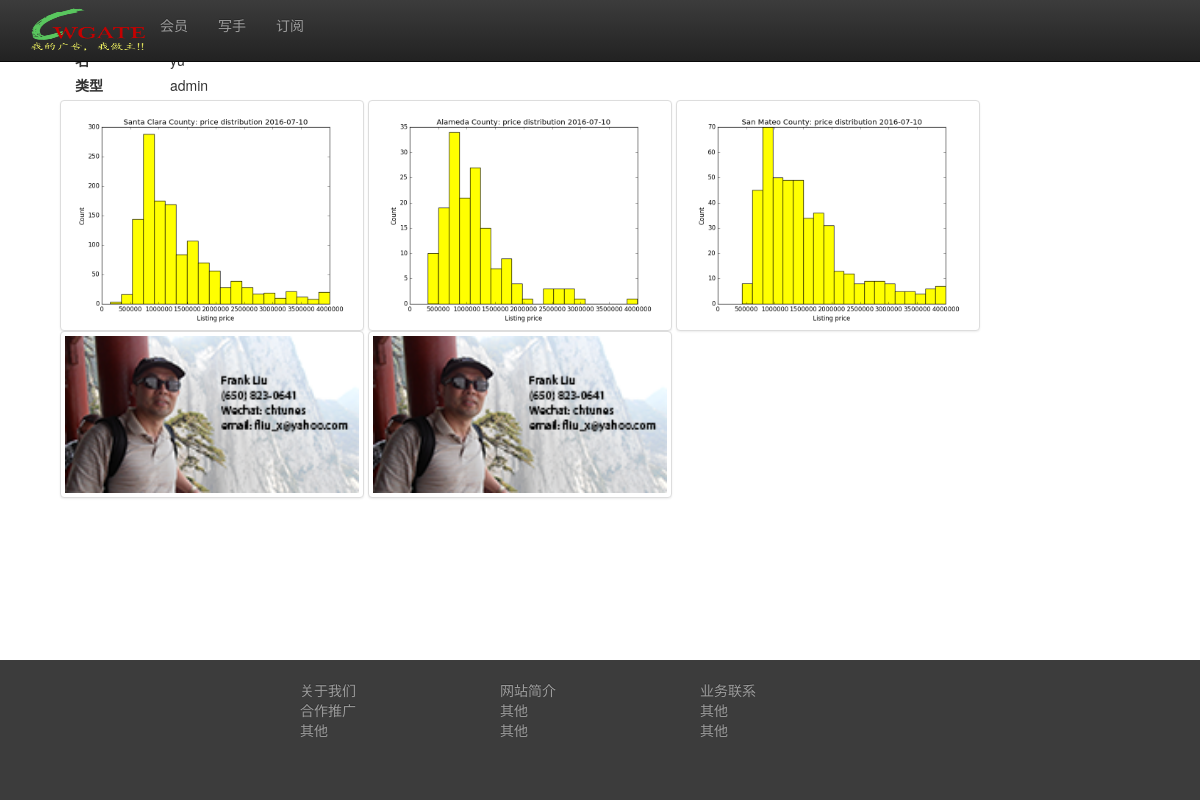
Before: /account/show/ (signed in) with the older database file.
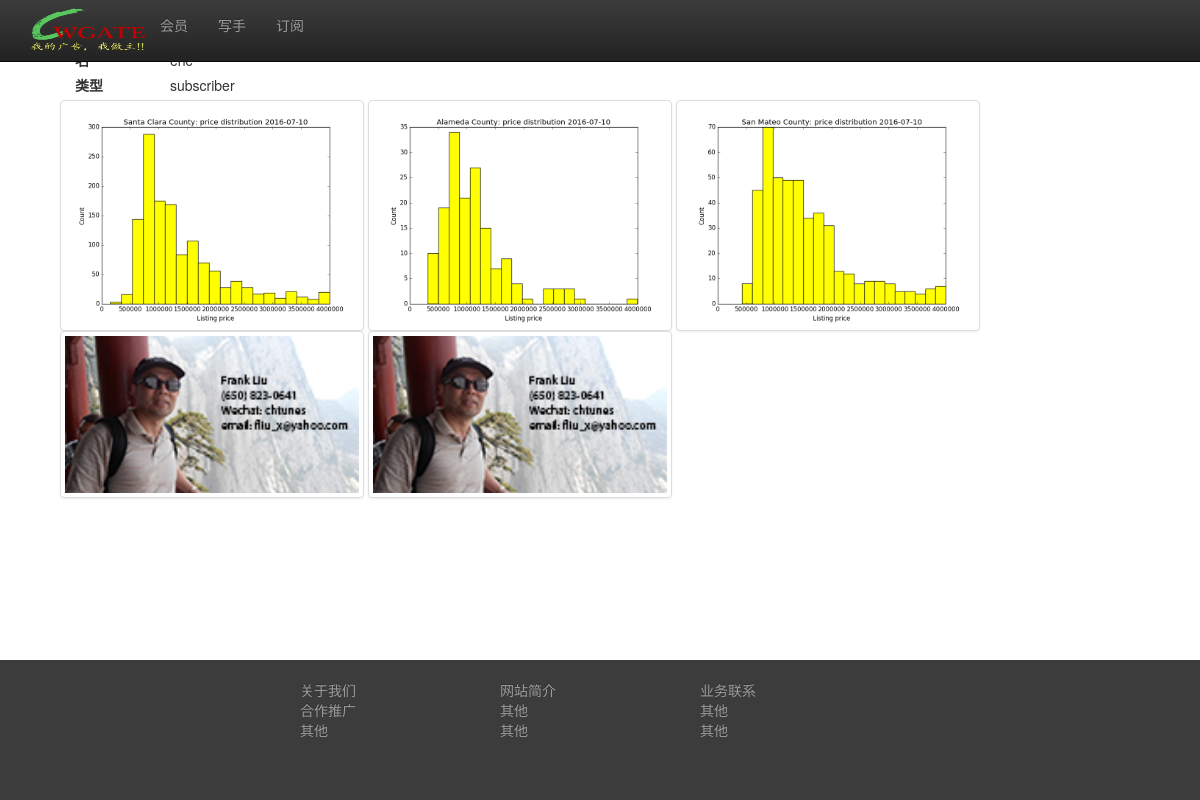
After: the same page with the newer database file.
### editor/models.py (models this page shows, shortened)
class Users(AbstractBaseUser):
    email = models.EmailField(unique=True, db_index=True, null=False)
    username = models.CharField(max_length=128, null=True)
    user_type = models.CharField(max_length=128, null=False)
    first_name = models.CharField(max_length=128, null=True)
    last_name = models.CharField(max_length=128, null=True)
    date_of_birth = models.DateField(null=True)
    date_joined = models.DateTimeField(auto_now_add=True, null=True)
    is_active = models.BooleanField(default=True)
    is_admin = models.BooleanField(default=False)
    is_superuser = models.BooleanField(default=False)
    objects = UsersManager()
    USERNAME_FIELD = 'email'
    REQUIRED_FIELDS = ['username', 'first_name', 'last_name', 'date_of_birth']

### editor/views.py (the view)
# urls.py: url(r'^account/show/$', views.show_account, name='show_account'),
@login_required
@render_to('show_user.html')
def show_account(request):
    try:
        user = Users.objects.get(username=request.user.username)
        files_uploaded = []
        for (_, _, filenames) in walk('static/uploads/%s' % user.username):
            files_uploaded.extend(filenames)
            break
    except:
        print 'no user yet!'
    return {
        'user': user,
        'files_uploaded': files_uploaded,
        'has_uploads': len(files_uploaded)
    }

### utils/shortcuts.py (called while the page is built)
def render_to(template):
    def render_to_decorator(func):
        @wraps(func)
        def wrapper(request, *args, **kwargs):
            output = func(request, *args, **kwargs)
            if isinstance(output, dict):
                return render_to_response(template, output, RequestContext(request))
            return output
        return wrapper
    return render_to_decorator

### editor/templates/show_user.html (shortened to what this page needs)
{% extends 'base.html' %}
{% block content %}
<div class="container">
  <div class="form-group">
    <label class="col-sm-1 control-label">用户名</label>
    <div class="col-sm-1">
        <span>{{ user.username }}</span>
    </div>
  </div>
</div>
<div class="container">
  <div class="form-group">
    <label class="col-sm-1 control-label">姓</label>
    <div class="col-sm-1">
        <span>{{ user.last_name }}</span>
    </div>
  </div>
</div>
<div class="container">
  <div class="form-group">
    <label class="col-sm-1 control-label">名</label>
    <div class="col-sm-1">
        <span>{{ user.first_name }}</span>
    </div>
  </div>
</div>
<div class="container">
  <div class="form-group">
    <label class="col-sm-1 control-label">类型</label>
    <div class="col-sm-1">
        <span>{{ user.user_type }}</span>
    </div>
  </div>
</div>
{% if has_uploades != 0 %}
<div class="container">
  {% for file in files_uploaded %}
  <img src="/static/uploads/{{ user.username}}/{{file}}" class="img-thumbnail" alt="Cinque Terre" width="304" height="236">
  {% endfor %}
</div>
{% endif %}
{% endblock %}

### editor/templates/base.html (shortened to what this page needs)
<!DOCTYPE html PUBLIC "-//W3C//DTD XHTML 1.0 Strict//EN" "http://www.w3.org/TR/xhtml1/DTD/xhtml1-strict.dtd">
<html xmlns="http://www.w3.org/1999/xhtml" lang="en" xml:lang="en">
  <head>
    <link rel="stylesheet" href="/static/bootstrap/css/bootstrap.min.css" type="text/css" />
    <link rel="stylesheet" href="https://maxcdn.bootstrapcdn.com/bootstrap/3.3.6/css/bootstrap-theme.min.css">
    <link rel="stylesheet" href="/static/media/css/main.css" type="text/css" />
    <link href="http://getbootstrap.com/examples/theme/theme.css" rel="stylesheet" type="text/css">
  </head>
  <body role="document">
    <div id="wrap">
      <div id="main" class="container clear-top">
        <div class="container theme-showcase" role="main">
            {% block content %}{% endblock %}
        </div>
      </div>
    </div>
    <footer class="footer">
        <table class="center">
            <tr>
                <td><a href="#about">关于我们</a></td>
                <td><a href="#about">网站简介</a></td>
                <td><a href="#about">业务联系</a></td>
            </tr>
            <tr>
                <td><a href="#about">合作推广</a></td>
                <td><a href="#about">其他</a></td>
                <td><a href="#about">其他</a></td>
            </tr>
            <tr>
                <td><a href="#about">其他</a></td>
                <td><a href="#about">其他</a></td>
                <td><a href="#about">其他</a></td>
            </tr>
        </table>
    </footer>
    <nav class="navbar navbar-inverse navbar-fixed-top">
      <div class="container">
        <div class="navbar-header">
          <a class="no-class" href="/"><img class="navar-brand" width="115" height="61" src="/static/media/images/icons/cwgate-logo1.png" alt="cwgate.com"></a>
        </div>
        <div id="navbar" class="navbar-collapse collapse">
          <ul class="nav navbar-nav">
            <li><a href="{% url 'show_member_benefits' %}">会员</a></li>
            <li><a href={% url 'add_writer_article' %}>写手</a></li>
            <li><a href={% url 'show_subscriber_benefits' %}>订阅</a></li>
          </ul>
        </div>
      </div>
    </nav>
  </body>
</html>

### static/media/css/main.css (style rules this page uses)
.center { border-radius: 5px; width: 50%; margin: 0px auto; float: none; }

### editor/templates/base.html (style rules this page uses)
html, body { height: 100%; }
#wrap { min-height: 100%; }
#main { overflow:auto; padding-bottom:150px; }
.footer { position: relative; margin-top: -140px; height: 140px; clear:both; padding-top:20px; background: #3c3c3c none repeat scroll 0 0; }
a { text-shadow: 0 -1px 0 rgba(0, 0, 0, 0.25); color: #9d9d9d; text-decoration: none; }

Changed rows visible on the page:
changed Users: user_type "admin" → "subscriber"
